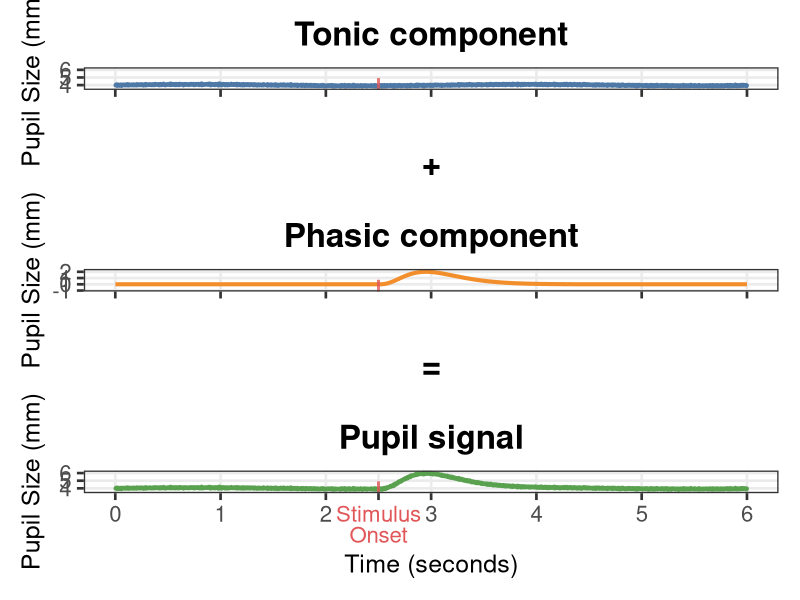

Recreate this plot in R.
## ---- chunk 1
#| echo: false
#| fig-dpi: 300
#| fig-width: 16
#| fig-height: 12
#| fig-cap: "Pupil signal and its components"
#| warning: false
#| label: plot tonic and phasic pupil size
# Load required libraries
library(ggplot2)
library(patchwork)
library(ggtext)

# --- 1. Simulation Parameters ---
set.seed(42)
n_points <- 6000
time <- 1:n_points

tonic_amplitude <- 0.09
tonic_frequency <- 0.002
noise_level <- 0.04

event_onset <- 2500
phasic_peak_time <- 600
phasic_amplitude <- 2.0
phasic_duration <- 1850

# --- 2. Generate the Data Components ---
tonic_pupil <- tonic_amplitude * sin(tonic_frequency * time) + rnorm(n_points, mean = 0, sd = noise_level)
tonic_pupil <- tonic_pupil + 4.0

phasic_pupil <- rep(0, n_points)
response_shape <- dgamma(1:phasic_duration, shape = 4, scale = phasic_peak_time / 4)
scaled_response <- (response_shape / max(response_shape)) * phasic_amplitude
phasic_pupil[(event_onset + 1):(event_onset + phasic_duration)] <- scaled_response

total_pupil_size <- tonic_pupil + phasic_pupil

plot_data <- data.frame(
  Time = time / 1000,
  Tonic = tonic_pupil,
  Phasic = phasic_pupil,
  Total = total_pupil_size
)

# --- 3. Color palette and theme ---
colors <- c(
  tonic = "#4E79A7",   # Blue
  phasic = "#F28E2B",  # Orange  
  total = "#59A14F",   # Green
  line = "#E15759"     # Red for stimulus
)

base_theme <- theme_bw(base_size = 20) +
  theme(
    plot.title = element_text(hjust = 0.5, face = "bold", size = 24),
    panel.grid.minor = element_blank(),
    axis.title = element_text(size = 18)
  )

# Plot 1: Tonic Component
plot_1 <- ggplot(plot_data, aes(x = Time, y = Tonic)) +
  geom_line(color = colors["tonic"], linewidth = 1.4) +
  geom_vline(xintercept = event_onset / 1000, linetype = "dashed", 
             color = colors["line"], linewidth = 1, alpha = 0.8) +
  scale_x_continuous(breaks = 0:6, labels = rep('', 7)) +
  labs(y = "Pupil Size (mm)", title = "Tonic component") +
  ylim(3.5, 6.2) +
  base_theme +
  theme(axis.title.x = element_blank())

# Plot 2: Phasic Component  
plot_2 <- ggplot(plot_data, aes(x = Time, y = Phasic)) +
  geom_line(color = colors["phasic"], linewidth = 1.4) +
  geom_vline(xintercept = event_onset / 1000, linetype = "dashed", 
             color = colors["line"], linewidth = 1, alpha = 0.8) +
  scale_x_continuous(breaks = 0:6, labels = rep('', 7)) +
  labs(y = "Pupil Size (mm)", title = "+\n\nPhasic component") +
  ylim(-1, 2.3) +
  base_theme +
  theme(axis.title.x = element_blank())

# Plot 3: Combined Signal
plot_3 <- ggplot(plot_data, aes(x = Time, y = Total)) +
  geom_line(color = colors["total"], linewidth = 1.4) +
  geom_vline(xintercept = event_onset / 1000, linetype = "dashed", 
             color = colors["line"], linewidth = 1, alpha = 0.8) +
  scale_x_continuous(
    breaks = c(0, 1, 2, event_onset / 1000, 3, 4, 5, 6),
    labels = c("0", "1", "2", 
               "<span style='color:#E15759;font-weight:bold'>Stimulus<br>Onset</span>", 
               "3", "4", "5", "6")
  ) +
  labs(x = "Time (seconds)", y = "Pupil Size (mm)", title = "=\n\nPupil signal") +
  ylim(3.5, 6.2) +
  base_theme +
  theme(axis.text.x = element_markdown(size = 16))

# --- 4. Combine plots ---
final_plot <- plot_1 / plot_2 / plot_3
print(final_plot)
